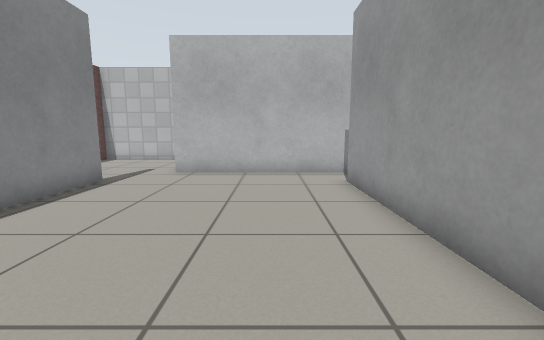
[1] (above)

15 first-person views from a walk through a Gazebo world. The camera is 0.78 m above the floor, tilts 8° down and sees 90° across. The floor is counted in squares, 0.5 m on a side. Each view is taken from the middle of a square. On the plan, view 1 faces up. The plan holds only what a view shows up to about 14 squares ahead; the rest is blank. Robots are left out. Simple patterns stand in for the simulator's built-in surfaces.

[2]
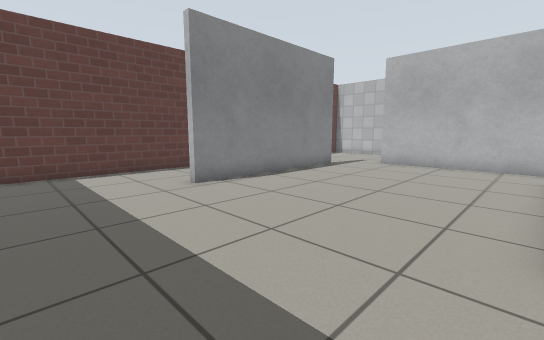

[3]
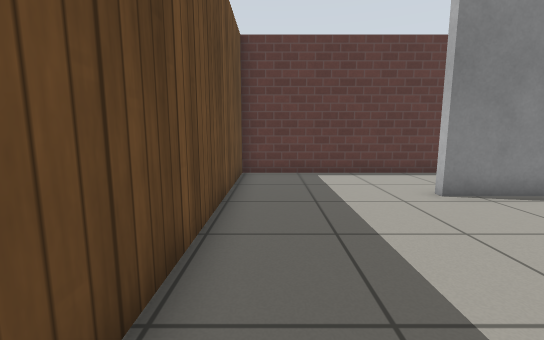

[4]
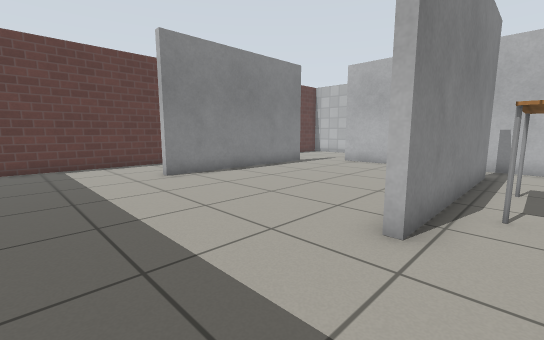

[5]
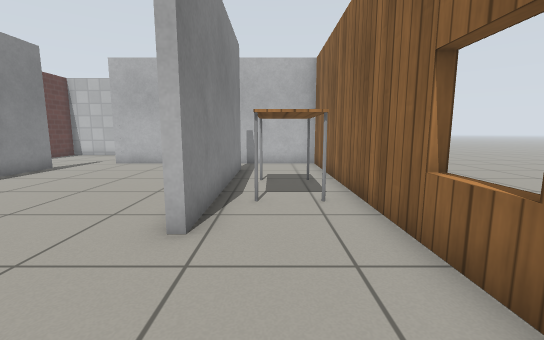

[6]
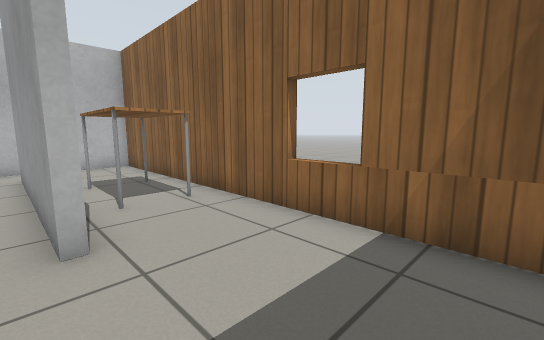

[7]
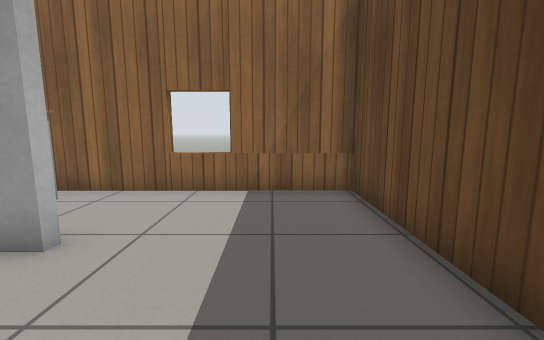

[8]
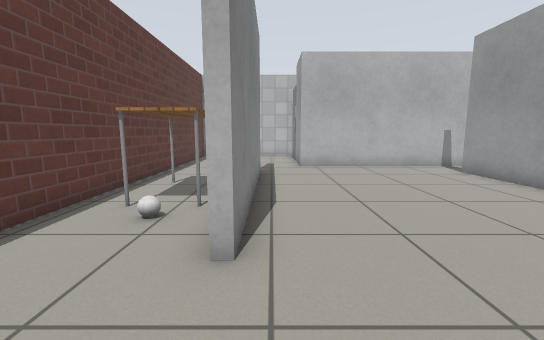

[9]
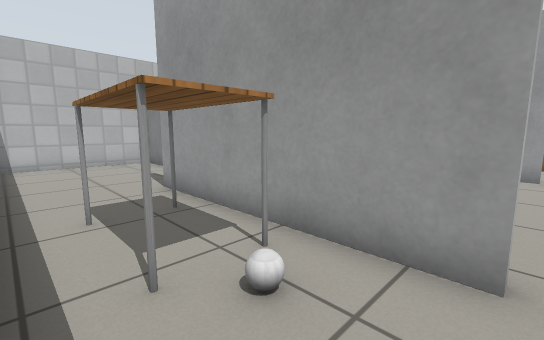

[10]
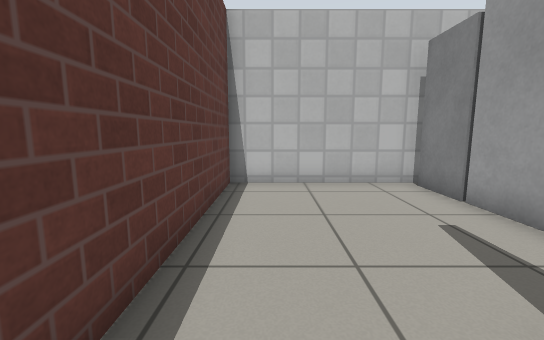

[11]
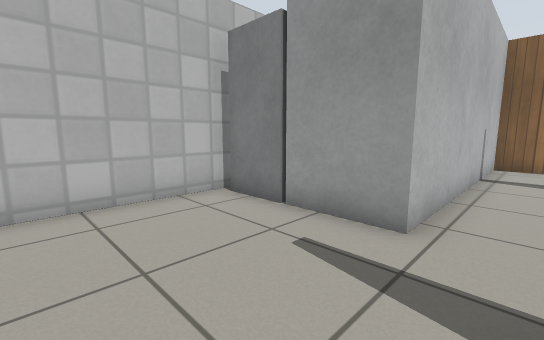

[12]
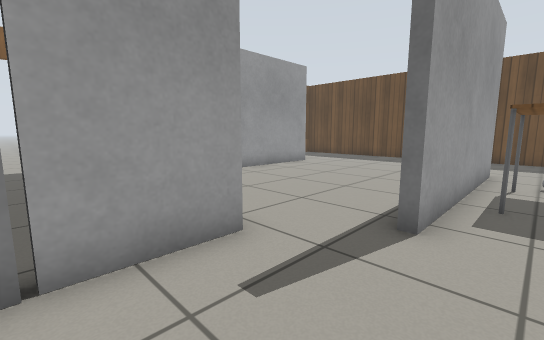

[13]
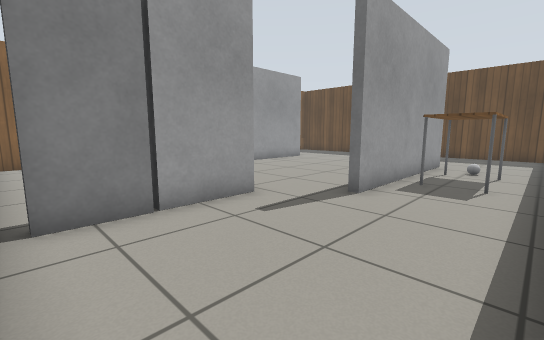

[14]
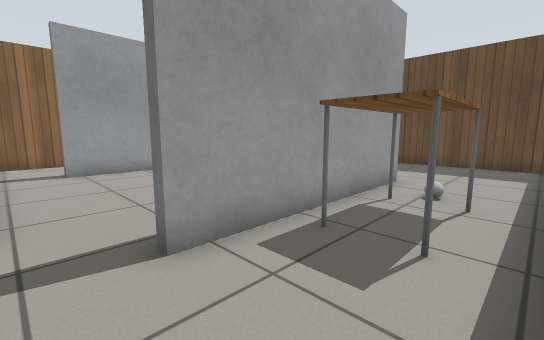

[15]
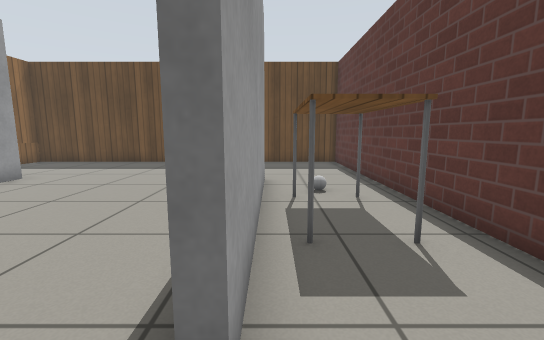

### Floor plan
Points are (right, up) in squares from view 1. A wall is a line through its corners. A room is listed if a view was taken in it or the views show most of it. See-through windows are left out.
Room 1 (views 1, 2, 3, 6, 7, 8, 9)
walls: (2.4, 0.9) (2.4, 8.5); (-5.5, 8.6) (-5.5, 1) (-5.8, 1); (-9.3, 1.6) (-9.3, -4.1) (2.6, -4.1); (2.4, 10.4) (-3.7, 10.4)
ways out: opening at (3, -1.5) to room 2; opening at (3, 9.5) to room 2; opening at (-8, 1) to room 3; opening at (-4.5, 9.5) to room 3
Room 2 (views 4, 5)
walls: (2.7, 8.5) (2.7, 0.9); (2.6, -4.1) (6.1, -4.1) (6.1, 10.4) (2.4, 10.4)
ways out: opening at (3, -1.5) to room 1; opening at (3, 9.5) to room 1
objects: table (4, 3) to (5, 6)
Room 3 (views 10, 11, 12, 13, 14, 15)
walls: (-3.7, 10.4) (-3.7, 12.6); (-3.4, 15.3) (-9.3, 15.3) (-9.3, 1.6); (-5.8, 1) (-5.8, 8.6) (-5.5, 8.6)
ways out: opening at (-8, 1) to room 1; opening at (-4.5, 9.5) to room 1; open door at (6, 12.5)
objects: table (-8, 4) to (-7, 6); white ball (-7, 3); door leaf (-3, 13) to (-3, 14)

Where each view was taken, in squares from view 1:
view 1: 0 up, 0 right, facing up
view 2: 3 down, 2 right, facing up-left
view 3: 3 down, 1 right, facing left
view 4: 3 down, 4 right, facing up-left
view 5: 3 down, 4 right, facing up
view 6: 3 down, 2 right, facing up-right
view 7: 2 down, 1 left, facing right
view 8: 2 down, 5 left, facing up
view 9: 1 up, 9 left, facing up-right
view 10: 7 up, 8 left, facing up
view 11: 9 up, 8 left, facing up-right
view 12: 13 up, 7 left, facing down-right
view 13: 15 up, 9 left, facing down-right
view 14: 10 up, 9 left, facing down-right
view 15: 10 up, 6 left, facing down
